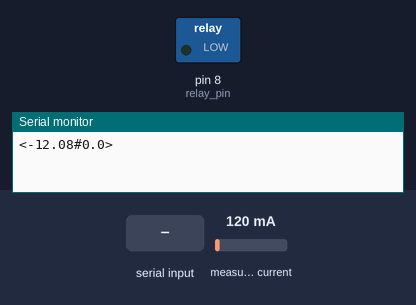
Simulated run of this sketch. Board: Arduino Uno, built with avr-gcc and run on an emulated ATmega328P. Shown: switched loads named in the sketch (green lamp = pin HIGH), the last lines printed to the serial monitor. The test bench sets the inputs (shaded band); at power-on: measured current 120 mA.

Above: at 1.2 s.
1.3 s: "1" received over Serial
At 3.3 s:
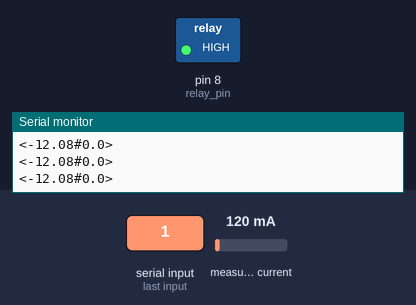
Timing chart, 0 to 4.8 s (numbered marks = the images above; inputs shaded):
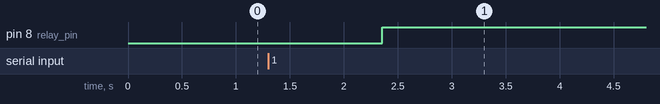

The sketch:

uplug-sketch.ino
```cpp
#include "EmonLib.h"                   // Include Emon Library
EnergyMonitor emon1;                   // Create an instance

boolean isOn  = true;
int relay_pin = 8;

void setup()
{
  Serial.begin(115200);

  pinMode(relay_pin,OUTPUT);
  emon1.current(0, 111.1);             // Current: input pin 0, calibration.
}

void loop(){
   while (Serial.available()) {
    // get the new byte:
    char inChar = (char)Serial.read();
    if(inChar=='1'){
      relay_pin != relay_pin;
      digitalWrite(relay_pin, relay_pin);
    }
  }

  double Irms1 = emon1.calcIrms(1480);  // Calculate Irms only

  // calibration parameters
  Irms1-=0.33;
  Irms1=Irms1/4;

  Serial.print("<");   Serial.print(Irms1*230.0);   Serial.print("#");   Serial.print("0.0");   Serial.println(">");
  delay(1000);
}
```

Measured:
- after the input at 1.3 s, pin 8 (relay_pin): LOW → HIGH after 1.1 s
